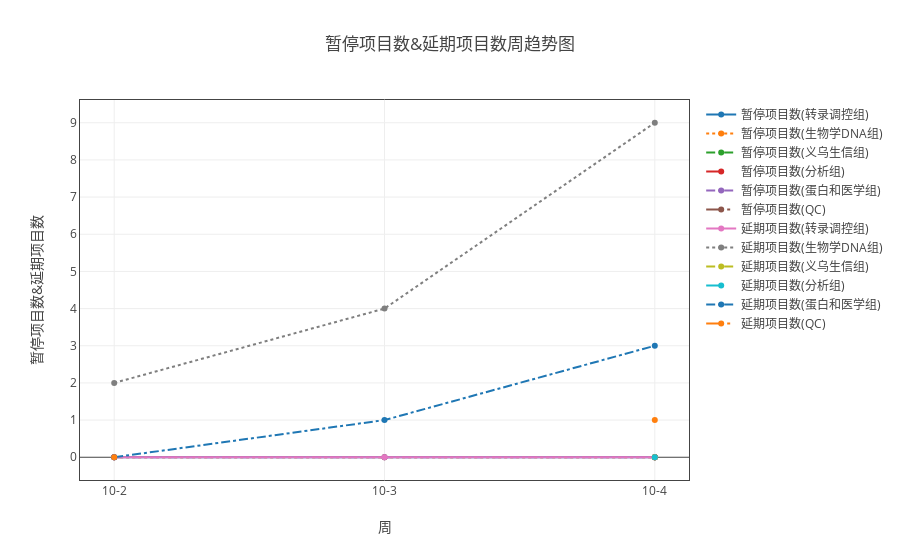

Source (notebook cell):
### Markdown cell above
#### 各组延期项目数和暂停项目数

### Code cell
ss=myModule.format(all_dict ,"日期" ,['延期项目数', '暂停项目数'])
ss.add_group('组别')
tt = myModule.myPlot(ss.groupby('sum'))
tt.plot('line')

### Figure 1 — Plotly figure (JSON) as saved in the notebook; plotly's stock layout.template omitted (floating-point values rounded to 4 significant figures)
{"data": [{"line": {"dash": "solid"}, "name": "暂停项目数(转录调控组)", "type": "scatter", "uid": "bc8b4642-e18a-11e8-8ddb-a41f72875c19", "x": ["10-2", "10-3", "10-4"], "y": [0, 0, 0]}, {"line": {"dash": "dot"}, "name": "暂停项目数(生物学DNA组)", "type": "scatter", "uid": "bc8b4643-e18a-11e8-8ddb-a41f72875c19", "x": ["10-2", "10-3", "10-4"], "y": [0, 0, 0]}, {"line": {"dash": "dash"}, "name": "暂停项目数(义乌生信组)", "type": "scatter", "uid": "bc8b4644-e18a-11e8-8ddb-a41f72875c19", "x": ["10-2", "10-3", "10-4"], "y": [null, null, 0]}, {"line": {"dash": "longdash"}, "name": "暂停项目数(分析组)", "type": "scatter", "uid": "bc8b4645-e18a-11e8-8ddb-a41f72875c19", "x": ["10-2", "10-3", "10-4"], "y": [null, null, 0]}, {"line": {"dash": "dashdot"}, "name": "暂停项目数(蛋白和医学组)", "type": "scatter", "uid": "bc8b4646-e18a-11e8-8ddb-a41f72875c19", "x": ["10-2", "10-3", "10-4"], "y": [0, 0, 0]}, {"line": {"dash": "longdashdot"}, "name": "暂停项目数(QC)", "type": "scatter", "uid": "bc8b4647-e18a-11e8-8ddb-a41f72875c19", "x": ["10-2", "10-3", "10-4"], "y": [0, null, 0]}, {"line": {"dash": "solid"}, "name": "延期项目数(转录调控组)", "type": "scatter", "uid": "bc8b4648-e18a-11e8-8ddb-a41f72875c19", "x": ["10-2", "10-3", "10-4"], "y": [0, 0, 0]}, {"line": {"dash": "dot"}, "name": "延期项目数(生物学DNA组)", "type": "scatter", "uid": "bc8b4649-e18a-11e8-8ddb-a41f72875c19", "x": ["10-2", "10-3", "10-4"], "y": [2, 4, 9]}, {"line": {"dash": "dash"}, "name": "延期项目数(义乌生信组)", "type": "scatter", "uid": "bc8b464a-e18a-11e8-8ddb-a41f72875c19", "x": ["10-2", "10-3", "10-4"], "y": [null, null, 0]}, {"line": {"dash": "longdash"}, "name": "延期项目数(分析组)", "type": "scatter", "uid": "bc8b464b-e18a-11e8-8ddb-a41f72875c19", "x": ["10-2", "10-3", "10-4"], "y": [null, null, 0]}, {"line": {"dash": "dashdot"}, "name": "延期项目数(蛋白和医学组)", "type": "scatter", "uid": "bc8b464c-e18a-11e8-8ddb-a41f72875c19", "x": ["10-2", "10-3", "10-4"], "y": [0, 1, 3]}, {"line": {"dash": "longdashdot"}, "name": "延期项目数(QC)", "type": "scatter", "uid": "bc8b464d-e18a-11e8-8ddb-a41f72875c19", "x": ["10-2", "10-3", "10-4"], "y": [0, null, 1]}], "layout": {"title": "暂停项目数&延期项目数周趋势图", "xaxis": {"mirror": "all", "nticks": 20, "showgrid": true, "showline": true, "title": "周", "type": "category", "zeroline": true}, "yaxis": {"mirror": "all", "nticks": 20, "showgrid": true, "showline": true, "title": "暂停项目数&延期项目数", "zeroline": true}}}
